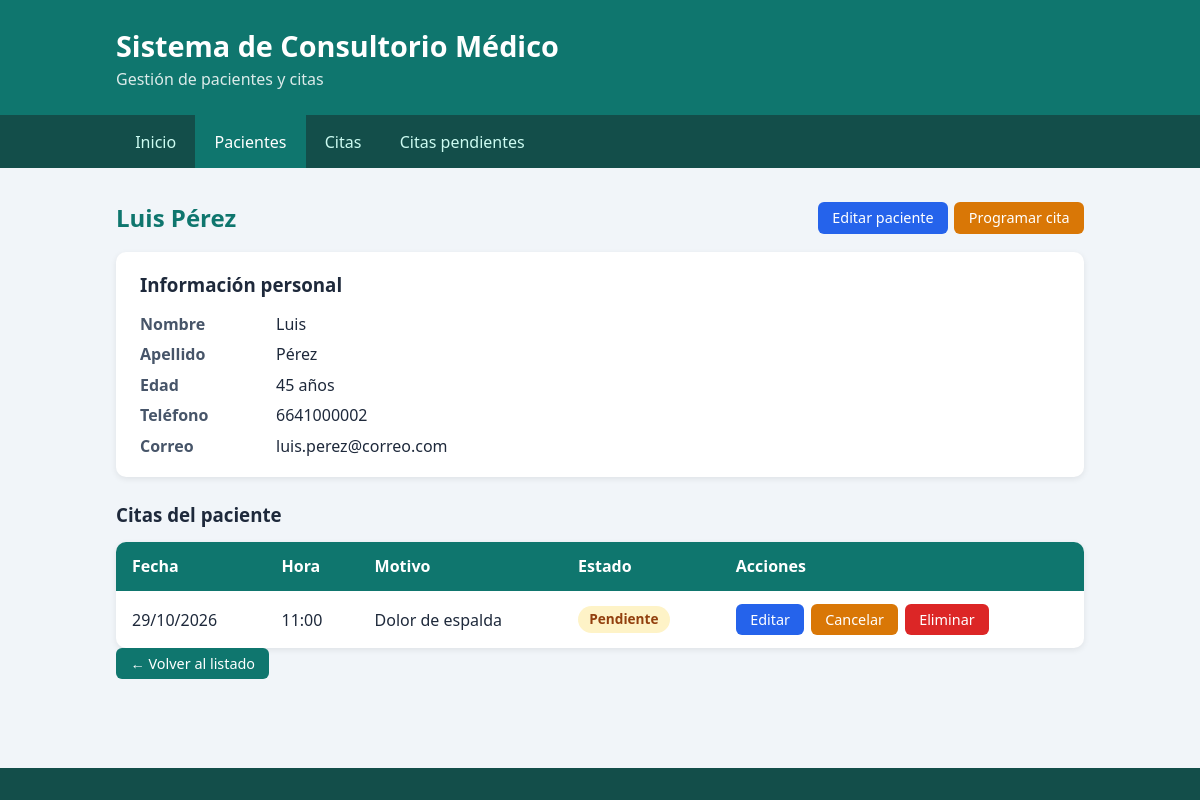
Screenshot of /pacientes/2/ with the database file from the repository.
### citas/models.py (models this page shows, shortened)
class Paciente(models.Model):
    nombre = models.CharField(max_length=100)
    apellido = models.CharField(max_length=100)
    edad = models.IntegerField()
    telefono = models.CharField(max_length=20)
    correo = models.EmailField()
    class Meta:
        ordering = ["apellido", "nombre"]
    def __str__(self):
        return f"{self.nombre} {self.apellido}"

class Cita(models.Model):
    PENDIENTE = "Pendiente"
    CONFIRMADA = "Confirmada"
    CANCELADA = "Cancelada"
    ESTADOS = [
        (PENDIENTE, "Pendiente"),
        (CONFIRMADA, "Confirmada"),
        (CANCELADA, "Cancelada"),
    ]
    paciente = models.ForeignKey(
        Paciente, on_delete=models.CASCADE, related_name="citas"
    )
    fecha = models.DateField()
    hora = models.TimeField()
    motivo = models.CharField(max_length=200)
    estado = models.CharField(max_length=10, choices=ESTADOS, default=PENDIENTE)
    class Meta:
        ordering = ["fecha", "hora"]

### citas/views.py (the view)
# urls.py: path("pacientes/<int:id>/", views.detalle_paciente, name="detalle_paciente"),
def detalle_paciente(request, id):
    paciente = get_object_or_404(Paciente, id=id)
    citas = paciente.citas.all()
    return render(
        request,
        "citas/paciente_detalle.html",
        {"paciente": paciente, "citas": citas},
    )

### citas/templates/citas/paciente_detalle.html (shortened to what this page needs)
{% extends "citas/base.html" %}
{% block contenido %}
<div class="barra-titulo">
    <h2>{{ paciente.nombre }} {{ paciente.apellido }}</h2>
    <div class="acciones">
        <a class="boton boton-secundario" href="{% url 'paciente_editar' paciente.id %}">Editar paciente</a>
        <a class="boton boton-aviso" href="{% url 'cita_nueva' %}?paciente={{ paciente.id }}">Programar cita</a>
    </div>
</div>
<section class="ficha">
    <h3>Información personal</h3>
    <dl>
        <dt>Nombre</dt><dd>{{ paciente.nombre }}</dd>
        <dt>Apellido</dt><dd>{{ paciente.apellido }}</dd>
        <dt>Edad</dt><dd>{{ paciente.edad }} años</dd>
        <dt>Teléfono</dt><dd>{{ paciente.telefono }}</dd>
        <dt>Correo</dt><dd>{{ paciente.correo }}</dd>
    </dl>
</section>
<h3>Citas del paciente</h3>
{% if citas %}
<div class="tabla-contenedor">
    <table>
        <thead>
            <tr>
                <th>Fecha</th>
                <th>Hora</th>
                <th>Motivo</th>
                <th>Estado</th>
                <th>Acciones</th>
            </tr>
        </thead>
        <tbody>
            {% for c in citas %}
            <tr>
                <td>{{ c.fecha|date:"d/m/Y" }}</td>
                <td>{{ c.hora|time:"H:i" }}</td>
                <td>{{ c.motivo }}</td>
                <td><span class="etiqueta {{ c.estado|lower }}">{{ c.estado }}</span></td>
                <td>{% include "citas/_acciones_cita.html" with next_url=request.path %}</td>
            </tr>
            {% endfor %}
        </tbody>
    </table>
</div>
{% else %}
<p class="vacio">Este paciente no tiene citas registradas.</p>
{% endif %}
<p><a class="boton" href="{% url 'lista_pacientes' %}">← Volver al listado</a></p>
{% endblock %}

### citas/templates/citas/_acciones_cita.html (shortened to what this page needs)
<div class="acciones">
    <a class="boton boton-secundario" href="{% url 'cita_editar' c.id %}">Editar</a>
    {% if c.estado != 'Cancelada' %}
    <form method="post" action="{% url 'cita_cancelar' c.id %}" onsubmit="return confirm('¿Cancelar esta cita?');">
        <button type="submit" class="boton boton-aviso">Cancelar</button>
    </form>
    {% endif %}
    <form method="post" action="{% url 'cita_eliminar' c.id %}" onsubmit="return confirm('¿Eliminar definitivamente esta cita? Esta acción no se puede deshacer.');">
        <button type="submit" class="boton boton-peligro">Eliminar</button>
    </form>
</div>

### citas/static/citas/css/estilos.css (style rules this page uses)
* { box-sizing: border-box; margin: 0; padding: 0; }
body { font-family: "Segoe UI", Arial, sans-serif; background: #f1f5f9; color: #1e293b; line-height: 1.5; min-height: 100vh; display: flex; flex-direction: column; }
.contenido h2 { margin-bottom: 1rem; color: #0f766e; }
.contenido h3 { margin: 1.5rem 0 0.8rem; }
.contenido a { color: #0f766e; }
.tabla-contenedor { overflow-x: auto; background: #fff; border-radius: 10px; box-shadow: 0 2px 6px rgba(0,0,0,0.08); }
table { width: 100%; border-collapse: collapse; }
th, td { padding: 0.8rem 1rem; text-align: left; white-space: nowrap; }
th { background: #0f766e; color: #fff; }
.ficha { background: #fff; padding: 1.2rem 1.5rem; border-radius: 10px; box-shadow: 0 2px 6px rgba(0,0,0,0.08); }
.ficha h3 { margin-top: 0; }
.ficha dl { display: grid; grid-template-columns: 120px 1fr; gap: 0.4rem 1rem; }
.ficha dt { font-weight: bold; color: #475569; }
.etiqueta { display: inline-block; padding: 0.2rem 0.7rem; border-radius: 999px; font-size: 0.85rem; font-weight: 600; }
.etiqueta.pendiente { background: #fef3c7; color: #92400e; }
.boton { display: inline-block; background: #0f766e; color: #fff !important; padding: 0.3rem 0.9rem; border-radius: 6px; text-decoration: none; font-size: 0.9rem; }
p .boton { margin-top: 1rem; }
.barra-titulo { display: flex; flex-wrap: wrap; align-items: center; justify-content: space-between; gap: 0.8rem; margin-bottom: 1rem; }
.barra-titulo h2 { margin-bottom: 0; }
button.boton { border: 0; cursor: pointer; font-family: inherit; line-height: inherit; }
.boton-secundario { background: #2563eb; }
.boton-aviso { background: #d97706; }
.boton-peligro { background: #dc2626; }
p .boton, .acciones .boton { margin-top: 0; }
.acciones { display: flex; flex-wrap: wrap; gap: 0.4rem; align-items: center; }
.acciones form { display: inline; margin: 0; }

### rows the page displays
Paciente: nombre "Luis", apellido "Pérez", edad "45", telefono "6641000002", correo "luis.perez@correo.com"
Cita: fecha "29/10/2026", hora "11:00", motivo "Dolor de espalda", estado "Pendiente"
